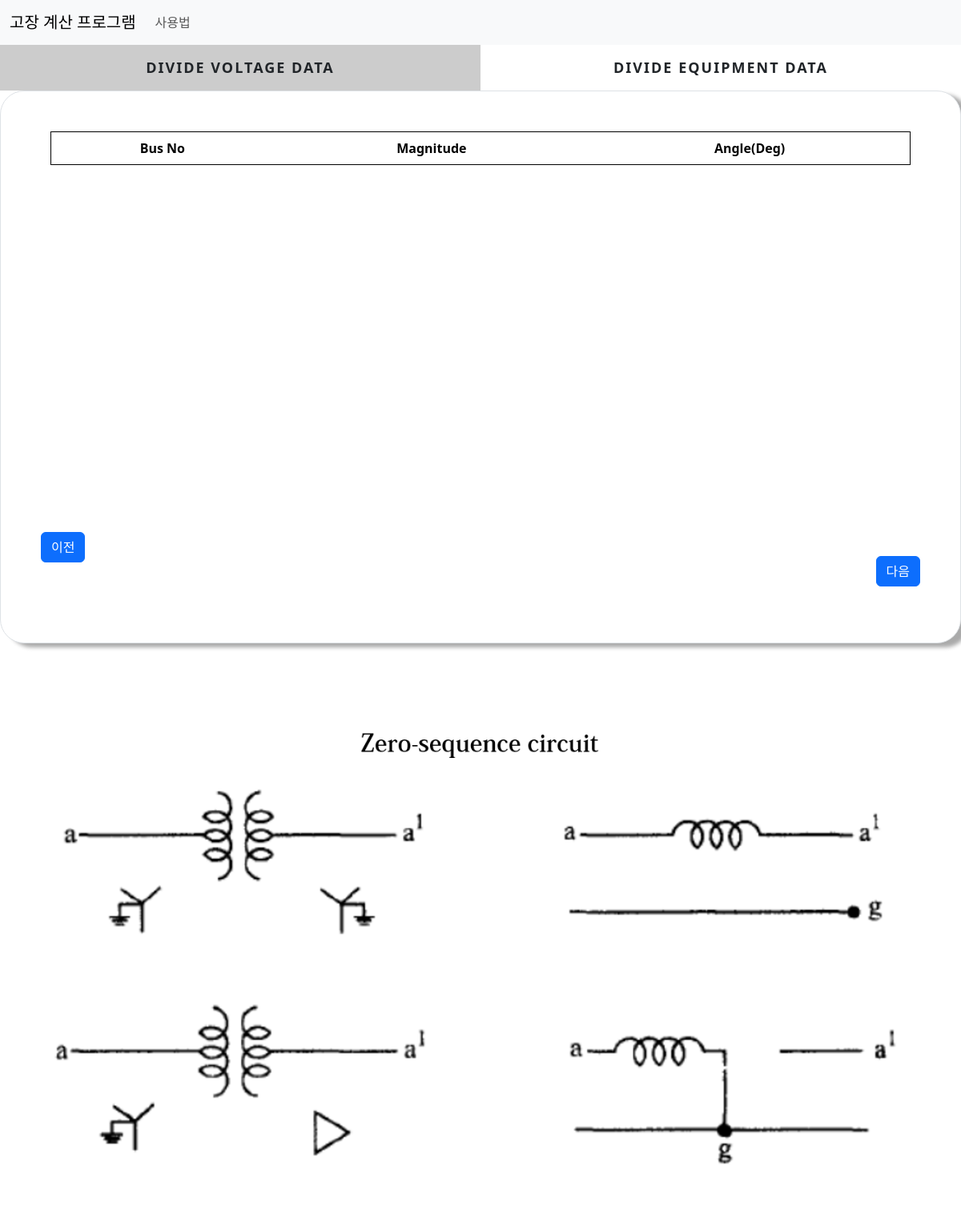
Page /slider/ on the earlier database version.
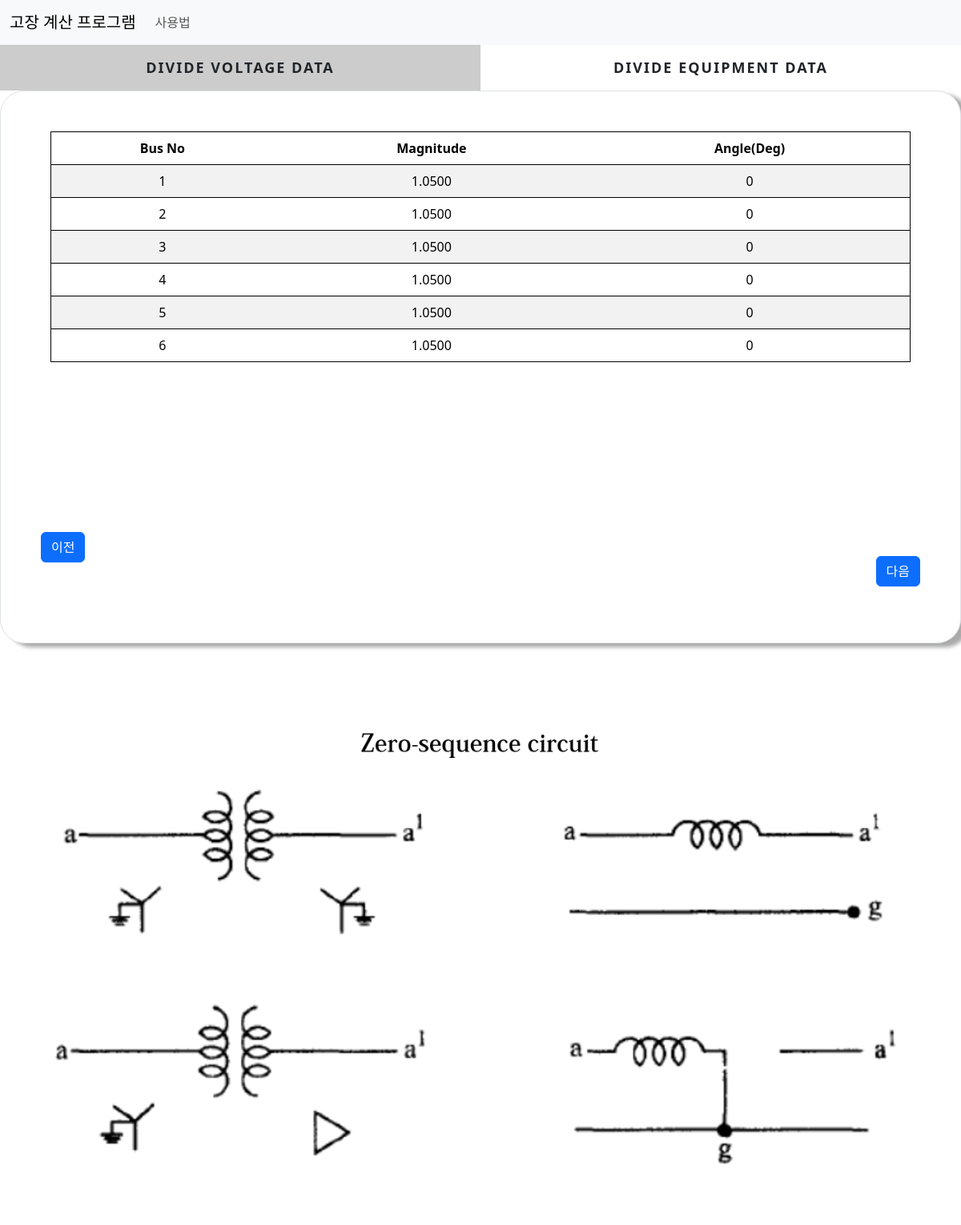
Same page on the later database version.
### cal/models.py (models this page shows)
class Sliderbus(models.Model):
    Bus_No =models.SmallIntegerField()
    Voltage_Mag = models.FloatField(default=0)
    Voltage_Deg = models.FloatField(default=0)
    Generator_MW = models.FloatField(default=0,null=True,blank=True)
    Generator_Mvar = models.FloatField(default=0,null=True,blank=True)
    Load_MW = models.FloatField(default=0,null=True,blank=True)
    Load_Mvar = models.FloatField(default=0,null=True,blank=True)

### cal/views.py (the view)
# urls.py: path('slider/',views.slider, name='slider'),
def slider(request):
    sliderbus = Sliderbus.objects.all()
    sliderline = SliderLine.objects.all()
    condition = conditionCheck.objects.get(find_con=True)
    fault_con = FaultCondition.objects.get(to_find=True)
    context={'sliderbus':sliderbus, 'sliderline':sliderline,'fault_con':fault_con,'condition':condition}
    return render(request,'cal/slider.html',context=context)

### cal/templates/cal/slider.html (shortened to what this page needs)
{% extends './base.html'%}
{% load static %}
{% block content %}
<div class="main">
    <div class="tab other">
      <label for="tab-1">Divide Voltage Data</label>
      <label for="tab-2">Divide Equipment Data</label>
    </div>
    <div class="content">
      <div class="content-dis">
        <div class="border">
          <div class="container  fault">
            <table class="table table-striped">
              {% if condition.is_flow %}
                <thead>
                  <tr>
                    <td>Bus No</td>
                    <td>Magnitude</td>
                    <td>Angle(Deg)</td>
                    <td>Generator MW</td>
                    <td>Generator Mvar</td>
                    <td>Load MW</td>
                    <td>Load Mvar</td>
                  </tr>
                </thead>
                <tbody>
                  {% for i in sliderbus %}
                  <tr>
                    <td>{{i.Bus_No}}</td>
                    <td>{{i.Voltage_Mag|floatformat:-4}}</td>
                    <td>{{i.Voltage_Deg|floatformat:-4}}</td>
                    <td>{{i.Generator_MW|floatformat:-4}}</td>
                    <td>{{i.Generator_Mvar|floatformat:-4}}</td>
                    <td>{{i.Load_MW|floatformat:-4}}</td>
                    <td>{{i.Load_Mvar|floatformat:-4}}</td>
                  </tr>
                  {% endfor %}
                </tbody>
              {% else %}
                <thead>
                  <tr>
                    <td>Bus No</td>
                    <td>Magnitude</td>
                    <td>Angle(Deg)</td>
                  </tr>
                </thead>
                <tbody>
                  {% for i in sliderbus %}
                  <tr>
                    <td>{{i.Bus_No}}</td>
                    <td>{{i.Voltage_Mag|floatformat:-4}}</td>
                    <td>{{i.Voltage_Deg|floatformat:-4}}</td>
                  </tr>
                  {% endfor %}
                </tbody>
              {% endif %}
            </table>
          </div>
          {% if fault_con.is_flow %}
            <a class="btn btn-primary" href="{% url 'flow' %}">이전</a>
          {% else %}
            <a class="btn btn-primary" href="{% url 'initial' %}">이전</a>
          {% endif %}
          {% if fault_con.fault_type == 0 %}
            <a class="btn btn-primary next" href="{% url 'ybus' %}">다음</a>
          {% else %}
            <a class="btn btn-primary next" href="{% url 'transformer' %}">다음</a>
          {% endif %}
        </div>
      </div>
    </div>
  </div>
  {% if faultcon.fault_type == 0 %}
    {% if fault_con.is_shunt %}
      {% if fault_con.is_load_effect %}
        <img src="{% static 'cal/images/ybusbload.png'%}">
      {% else %}
        <img src="{% static 'cal/images/ybusb.png'%}">
      {% endif %}
    {% else %}
      {% if fault_con.is_load_effect %}
        <img src="{% static 'cal/images/ybusload.png'%}">
      {% else %}
        <img src="{% static 'cal/images/ybus.png'%}">
      {% endif %}
    {% endif%}
  {% else%}
    <img src="{% static 'cal/images/zero-sequence.png'%}">
  {% endif %}
{% endblock content%}

Differences in the rows shown:
added Sliderbus: Bus_No "1", Voltage_Mag "1.0500", Voltage_Deg "0"
added Sliderbus: Bus_No "2", Voltage_Mag "1.0500", Voltage_Deg "0"
added Sliderbus: Bus_No "3", Voltage_Mag "1.0500", Voltage_Deg "0"
added Sliderbus: Bus_No "4", Voltage_Mag "1.0500", Voltage_Deg "0"
added Sliderbus: Bus_No "5", Voltage_Mag "1.0500", Voltage_Deg "0"
added Sliderbus: Bus_No "6", Voltage_Mag "1.0500", Voltage_Deg "0"
